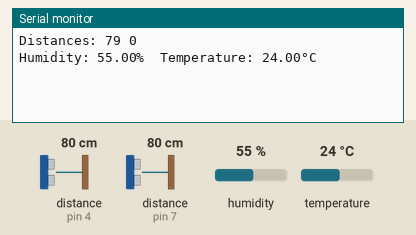
A sketch run on a simulated Arduino Uno, built with avr-gcc and run on an emulated ATmega328P. Shown: the last lines printed to the serial monitor. Wiring (inferred from the names in the program): 2 × ultrasonic range finder: trigger pin 5, echo pin 4 / trigger pin 6, echo pin 7. The inputs (shaded band) are chosen by the test bench; at power-on: distance to the obstacle (sensors on pin 7, pin 4) 80 cm, humidity 55 %, temperature 24 °C. The echo pulse lasts 58.3 µs per cm.

Above: at 4.9 s.
5.0 s: distance to the obstacle (sensor on pin 7) set to 2 cm
At 5.9 s:
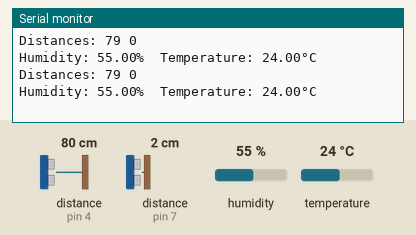
10.1 s: humidity set to 22 %
At 13.9 s:
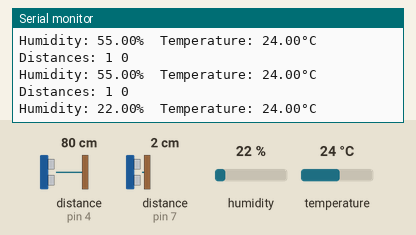
15.2 s: distance to the obstacle (sensor on pin 4) set to 2 cm
At 18.6 s:
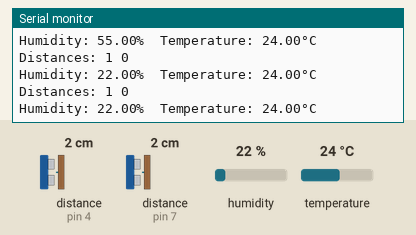
20.3 s: temperature set to 12 °C
At 22.0 s:
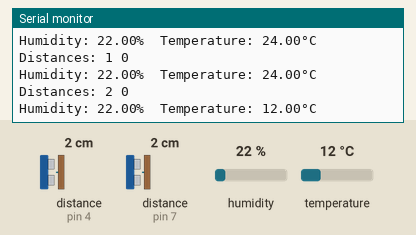
25.4 s: distance to the obstacle (sensor on pin 7) set to 4 cm
At 26.6 s:
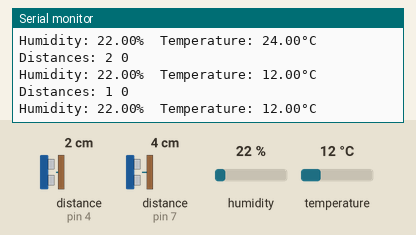
30.5 s: humidity set to 40 %
At 34.6 s:
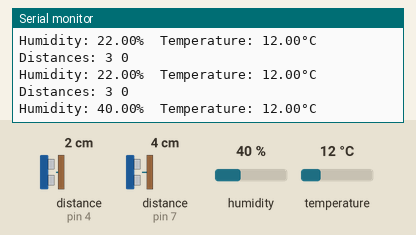
Timing chart, 0 to 36.1 s (numbered marks = the images above; inputs shaded):
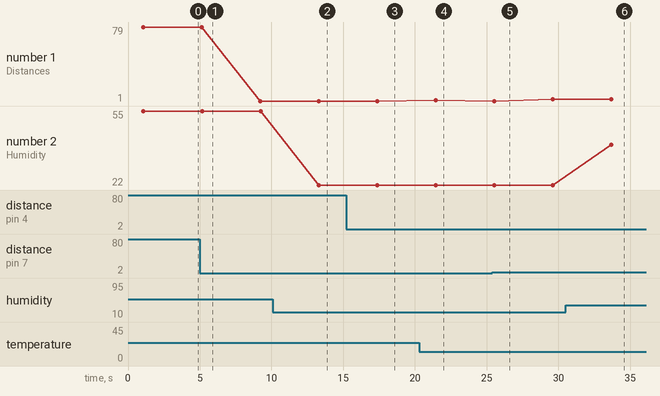

Measured:
- after the input at 10.1 s, the serial monitor: prints a new line after 3.2 s (image 2)
- after the input at 20.3 s, the serial monitor: prints a new line after 1.2 s (image 4)
- after the input at 30.5 s, the serial monitor: prints a new line after 3.2 s (image 6)
- plotted number 1: 79 → 1 after the input at 5.0 s, 2 → 3 after the input at 25.4 s
- plotted number 2: 55 → 22 after the input at 10.1 s, 22 → 40 after the input at 30.5 s

The sketch:

Code.ino
```cpp
#include <DHT.h>
#include <NewPing.h>
#include <QTRSensors.h>
//dht11 pins
#define DHTTYPE DHT11
#define DHTPIN A0


#define MAX_DISTANCE 20

//ultra left pins
#define TRIGGER_PIN1  6
#define ECHO_PIN1     7


//ultra right pins
#define TRIGGER_PIN2  5
#define ECHO_PIN2     4

///buzzer pin
#define BUZZ 2
///Buzzer variable

//Motors pins
int in1=8;
int in2=9;
//int enA=0;

int in3=10;
int in4=11;
//int enB=12;

///Ultrsonics + dht declaration
#define SENZOR1 A1
#define SENZOR2 A2
#define SENZOR3 A3
DHT dht(DHTPIN, DHTTYPE);


///Reflectance sensor
QTRSensors qtr;
const uint8_t SensorCount = 3;
uint16_t sensorValues[SensorCount];


void setup() {
  Serial.begin(9600);
  qtr.setTypeAnalog();
  qtr.setSensorPins((const uint8_t[]){ A1, A2, A3}, SensorCount);
  qtr.setEmitterPin(2);

  pinMode(TRIGGER_PIN1,OUTPUT);
  pinMode(ECHO_PIN1,INPUT);
  pinMode(TRIGGER_PIN2,OUTPUT);
  pinMode(ECHO_PIN2,INPUT);
  pinMode(BUZZ,OUTPUT);
  dht.begin();
}

void loop() {
  // put your main code here, to run repeatedly:
  delay(50);

  MonitorizarePozitie();
  afisareTH();
  digitalWrite(in1, HIGH);
  digitalWrite(in2, LOW);

  digitalWrite(in3, HIGH);
  digitalWrite(in4, LOW);
  delay(1500);

  digitalWrite(in1, LOW);
  digitalWrite(in2, HIGH);

  digitalWrite(in3, LOW);
  digitalWrite(in4, HIGH);
  delay(1500);

}


void afisareTH(){
  float t = dht.readTemperature();
  float h = dht.readHumidity();
  if (isnan(h) || isnan(t)){
    Serial.println(F("Failed to read from DHT sensor!"));
    return;
 }
 Serial.print(F("Humidity: "));
 Serial.print(h);
 Serial.print(F("%  Temperature: "));
 Serial.print(t);
 Serial.print(F("°C "));
 Serial.println(F(""));
}


void MonitorizarePozitie(){
  digitalWrite(TRIGGER_PIN1, LOW);
  digitalWrite(TRIGGER_PIN2, LOW);
  delayMicroseconds(2);


  digitalWrite(TRIGGER_PIN1, HIGH);
  digitalWrite(TRIGGER_PIN2, HIGH);

  delayMicroseconds(10);

  digitalWrite(TRIGGER_PIN1, LOW);
  digitalWrite(TRIGGER_PIN2, LOW);

// Reads the echoPin, returns the sound wave travel time in microseconds
  long duration1 = pulseIn(ECHO_PIN1, HIGH);
  int distance1= duration1*0.034/2;
  int safetyDistance1 = distance1;

  long duration2 = pulseIn(ECHO_PIN2, HIGH);
  int distance2= duration2*0.034/2;
  int safetyDistance2 = distance2;

  if (safetyDistance1 <=100  || safetyDistance2<=100){
  digitalWrite(BUZZ, HIGH);

}
else{
  digitalWrite(BUZZ, LOW);

}

// Prints the distance on the Serial Monitor
Serial.print("Distances: ");
Serial.print(distance1);
Serial.print(" ");
Serial.print(distance2);
Serial.println("");
}


void LineDetector(){
  unsigned int sensors[3];
  int position=0;
}
```
